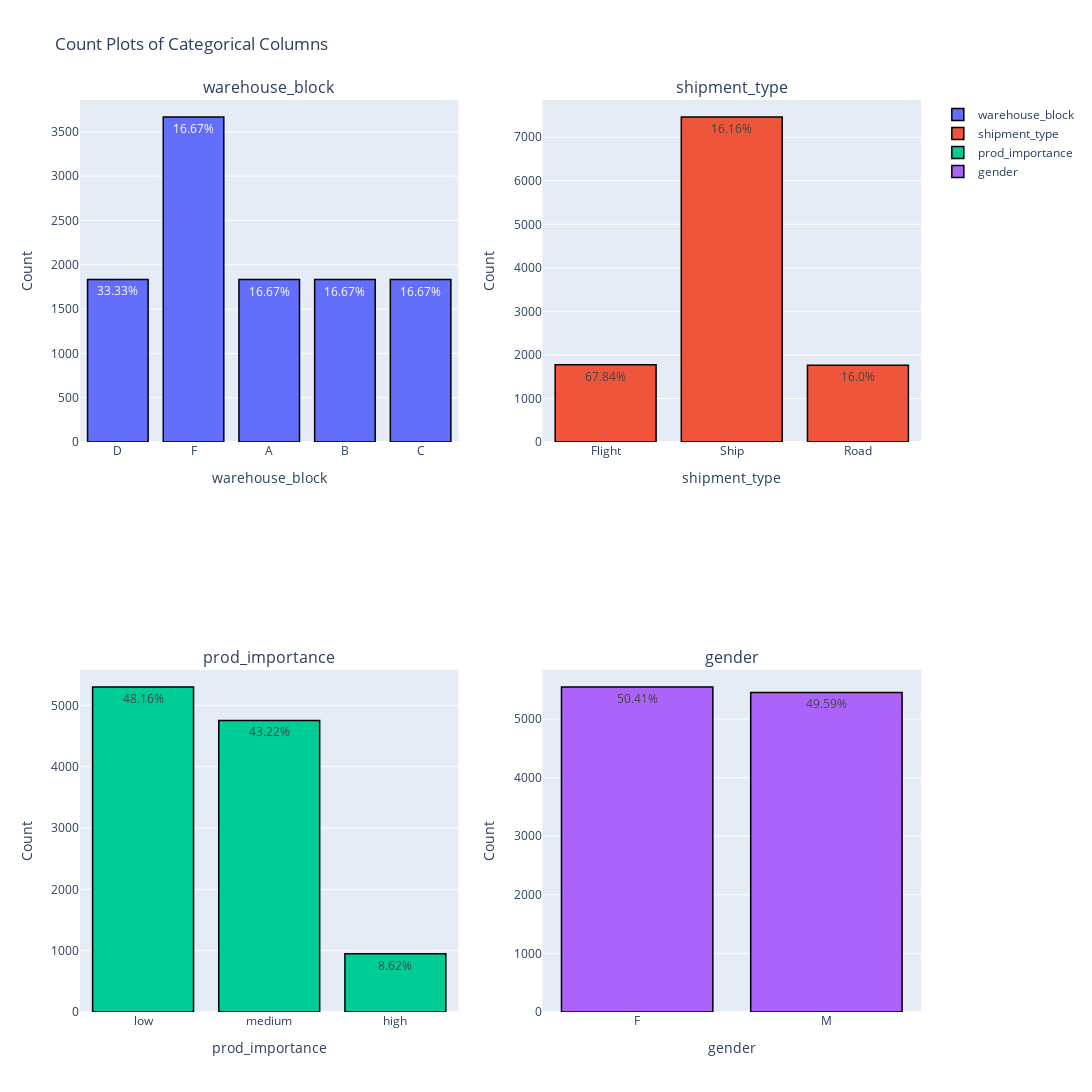

This figure's notebook cell:
### Markdown cell above
#### Countplot

### Code cell
cats_required = len(cats)
rows_required = (cats_required + 1) // 2

fig = make_subplots(rows=rows_required, cols=2, subplot_titles=cats)

for i, column in enumerate(cats, start=1):
    row = (i + 1) // 2
    col = 1 if i % 2 != 0 else 2

    counts = df[column].value_counts()
    total = counts.sum()
    percentages = (counts/total*100).round(2)

    hist = go.Histogram(
        x=df[column],
        name =column,
        histfunc='count',
        text=percentages.apply(lambda x: f'{x}%'),
        textposition='inside'
    )

    fig.add_trace(hist, row=row, col=col)

fig.update_layout(height=1200, width=300*len(cats), title_text='Count Plots of Categorical Columns')
fig.update_traces(marker_line_color='black', marker_line_width=1.5)


for i in range(rows_required * 2):
    fig.update_yaxes(title_text="Count", row=i//2+1, col=i%2+1)
    fig.update_xaxes(title_text=cats[i] if i < len(cats) else '', row=i//2+1, col=i%2+1)

fig.show()

### Figure 1 — Plotly figure (JSON) as saved in the notebook; plotly's stock layout.template omitted (floating-point values rounded to 4 significant figures; data arrays with more than 128 entries replaced by an {"elided": "..."} marker saying what was removed)
{"data": [{"histfunc": "count", "marker": {"line": {"color": "black", "width": 1.5}}, "name": "warehouse_block", "text": ["33.33%", "16.67%", "16.67%", "16.67%", "16.67%"], "textposition": "inside", "type": "histogram", "x": {"elided": "10999 str values"}, "xaxis": "x", "yaxis": "y"}, {"histfunc": "count", "marker": {"line": {"color": "black", "width": 1.5}}, "name": "shipment_type", "text": ["67.84%", "16.16%", "16.0%"], "textposition": "inside", "type": "histogram", "x": {"elided": "10999 str values"}, "xaxis": "x2", "yaxis": "y2"}, {"histfunc": "count", "marker": {"line": {"color": "black", "width": 1.5}}, "name": "prod_importance", "text": ["48.16%", "43.22%", "8.62%"], "textposition": "inside", "type": "histogram", "x": {"elided": "10999 str values"}, "xaxis": "x3", "yaxis": "y3"}, {"histfunc": "count", "marker": {"line": {"color": "black", "width": 1.5}}, "name": "gender", "text": ["50.41%", "49.59%"], "textposition": "inside", "type": "histogram", "x": {"elided": "10999 str values"}, "xaxis": "x4", "yaxis": "y4"}], "layout": {"annotations": [{"font": {"size": 16}, "showarrow": false, "text": "warehouse_block", "x": 0.225, "xanchor": "center", "xref": "paper", "y": 1, "yanchor": "bottom", "yref": "paper"}, {"font": {"size": 16}, "showarrow": false, "text": "shipment_type", "x": 0.775, "xanchor": "center", "xref": "paper", "y": 1, "yanchor": "bottom", "yref": "paper"}, {"font": {"size": 16}, "showarrow": false, "text": "prod_importance", "x": 0.225, "xanchor": "center", "xref": "paper", "y": 0.375, "yanchor": "bottom", "yref": "paper"}, {"font": {"size": 16}, "showarrow": false, "text": "gender", "x": 0.775, "xanchor": "center", "xref": "paper", "y": 0.375, "yanchor": "bottom", "yref": "paper"}], "height": 1200, "title": {"text": "Count Plots of Categorical Columns"}, "width": 1200, "xaxis": {"anchor": "y", "domain": [0, 0.45], "title": {"text": "warehouse_block"}}, "xaxis2": {"anchor": "y2", "domain": [0.55, 1], "title": {"text": "shipment_type"}}, "xaxis3": {"anchor": "y3", "domain": [0, 0.45], "title": {"text": "prod_importance"}}, "xaxis4": {"anchor": "y4", "domain": [0.55, 1], "title": {"text": "gender"}}, "yaxis": {"anchor": "x", "domain": [0.625, 1], "title": {"text": "Count"}}, "yaxis2": {"anchor": "x2", "domain": [0.625, 1], "title": {"text": "Count"}}, "yaxis3": {"anchor": "x3", "domain": [0, 0.375], "title": {"text": "Count"}}, "yaxis4": {"anchor": "x4", "domain": [0, 0.375], "title": {"text": "Count"}}}}
